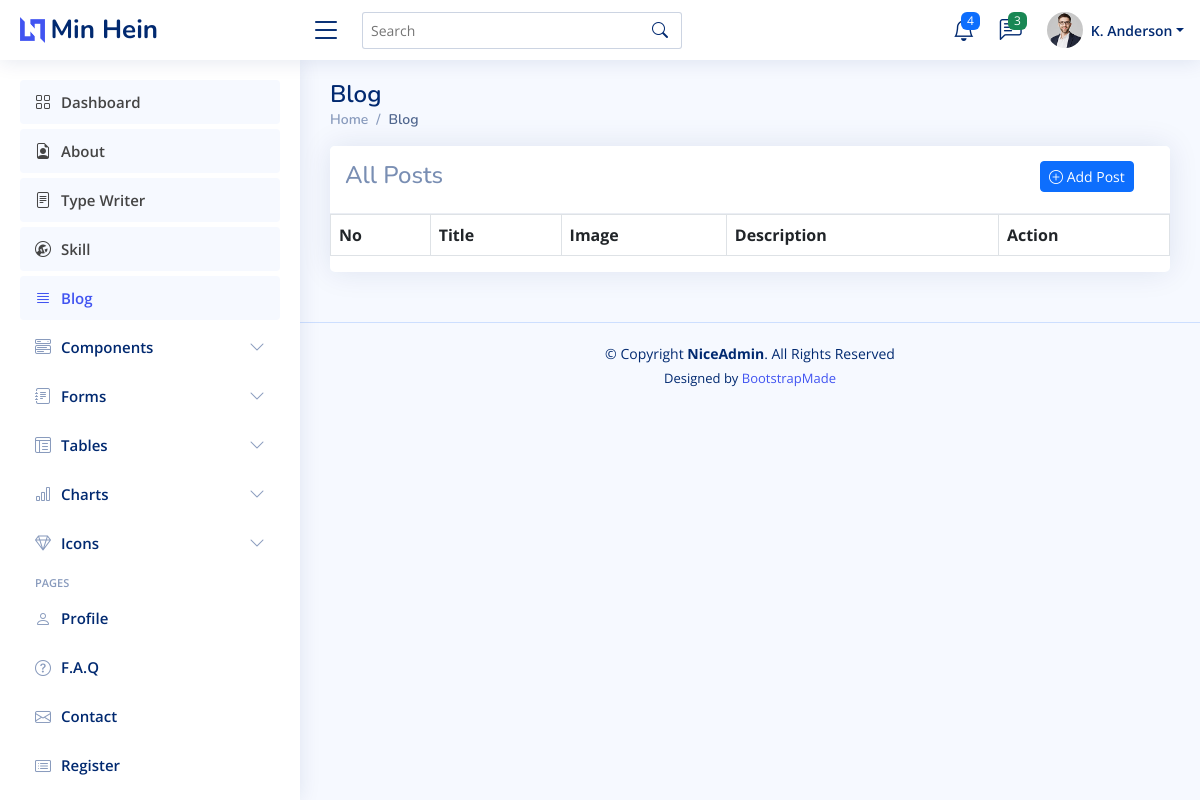
Page /dashboard/blog/ on the earlier database version.
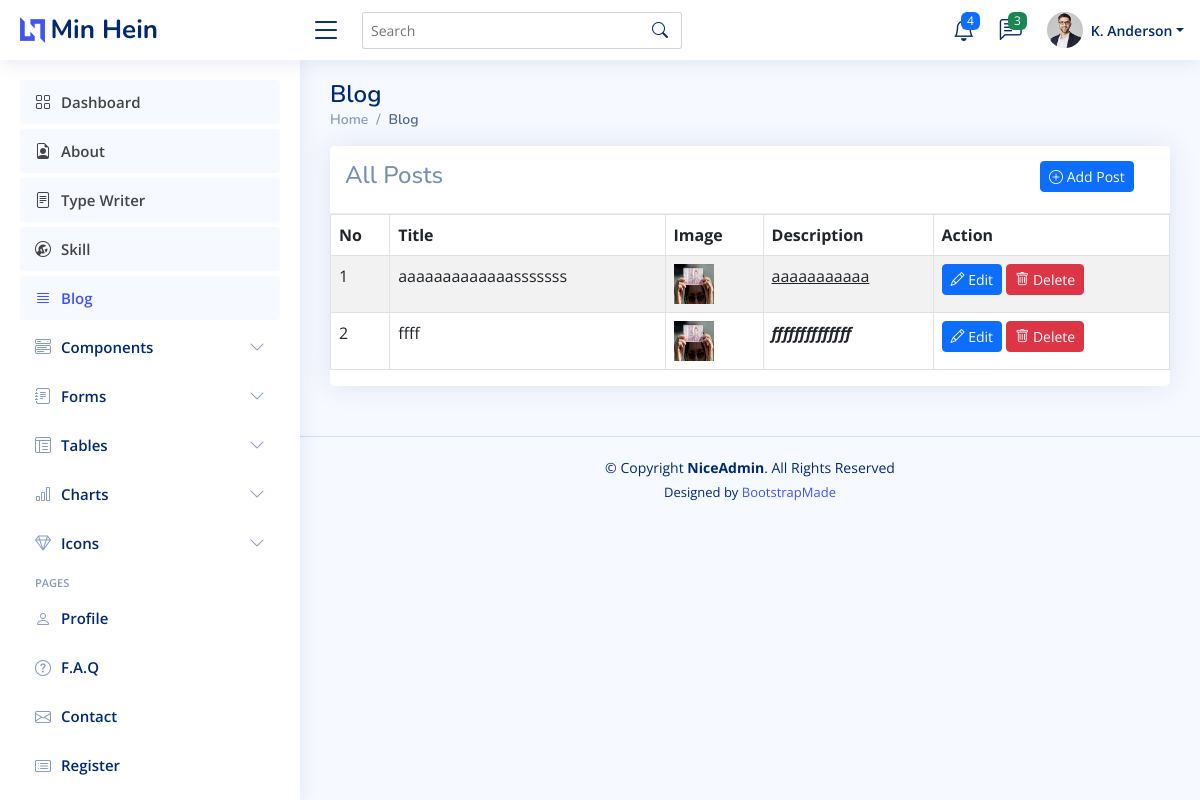
Same page on the later database version.
### dashboard/models.py (models this page shows, shortened)
class Blog(models.Model):
    title = models.CharField(max_length=255, null=True)
    image = models.ImageField(upload_to="blog-photos", null=True)
    description = RichTextUploadingField(null=True, blank=True)
    created_at = models.DateTimeField(auto_now=True)
    updated_at = models.DateTimeField(auto_now_add=True)
    slug = models.SlugField(max_length=255, null=False,blank=True,unique=True,editable=False,)

### dashboard/views.py (the view)
# urls.py: path('blog/', views.blog, name='blog'),
def blog(request):
    blogs = Blog.objects.all()
    context = {'blogs':blogs}
    return render(request, 'dashboard/blog/blog.html', context)

### dashboard/templates/dashboard/blog/blog.html (shortened to what this page needs)
{% extends "dashboard/main.html" %}
{% block content %}
<div class="pagetitle">
    <h1>Blog</h1>
    <nav>
      <ol class="breadcrumb">
        <li class="breadcrumb-item"><a href="{% url 'dashboard' %}">Home</a></li>
        <li class="breadcrumb-item active">Blog</li>
      </ol>
    </nav>
</div>
<div class="card">
  <div class="card-header">
    <div class="row">
      <div class="col-md-10">
        <h4>All Posts</h4>
      </div>
      <div class="col-md-2">
        <a href="{% url 'blog-add' %}" class="btn btn-primary btn-sm">
          <i class="bi bi-plus-circle"></i> Add Post
        </a>
      </div>
    </div>
  </div>
  <div class="row">
    <div class="col-md-12">
      <table class="table table-striped table-bordered">
          <thead>
            <tr>
              <th scope="col">No</th>
              <th scope="col">Title</th>
              <th scope="col">Image</th>
              <th scope="col">Description</th>
              <th scope="col">Action</th>
            </tr>
          </thead>
          <tbody>
            {% for blog in blogs %}
              <tr>
                  <td>{{ forloop.counter }}</td>
                  <td>{{ blog.title }}</td>
                  <td>
                      <img src="{{ blog.image.url }}" alt="" width="40px" height="40px">
                  </td>
                  <td>{{ blog.description|safe }}</td>
                  <td>
                      <a href="{% url "blog-edit" blog.slug %}" class="btn btn-primary btn-sm">
                          <i class="bi bi-pencil"></i> Edit
                      </a>
                      <a href="{% url "blog-delete" blog.slug %}" class="btn btn-danger btn-sm">
                          <i class="bi bi-trash"></i> Delete
                      </a>
                  </td>
              </tr>
            {% endfor %}
          </tbody>
        </table>
    </div>
  </div>
</div>
{% endblock content %}

Differences in the rows shown:
added Blog: title "aaaaaaaaaaaaasssssss", image (picture), description "aaaaaaaaaaa"
added Blog: title "ffff", image (picture), description "ffffffffffffff"
